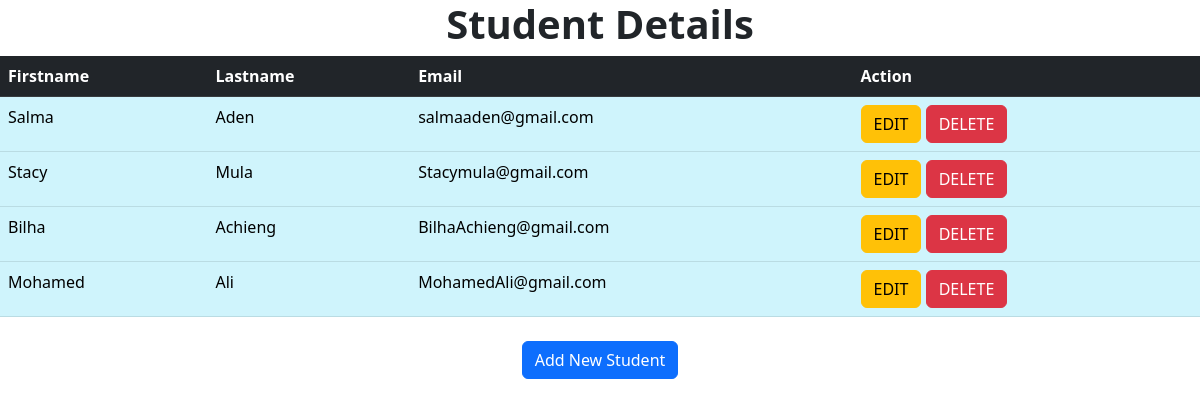
The page /show on the database as committed earlier.
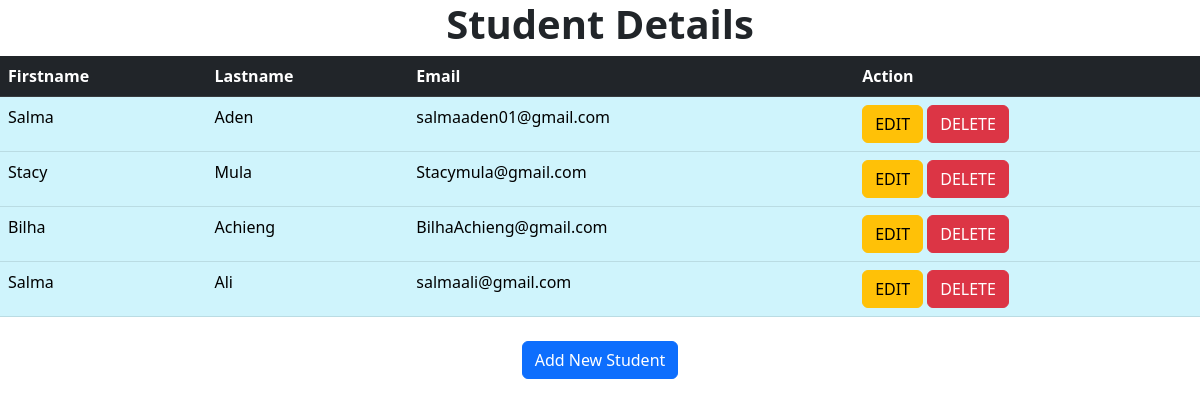
The same page on the database as committed later.
### crud/models.py (models this page shows)
class Student(models.Model):
    firstname = models.CharField(max_length=200)
    lastname = models.CharField(max_length=200)
    email = models.EmailField()
    class Meta:
        db_table = 'student'

### crud/views.py (the view)
# urls.py: path('show', views.show),
def show(request):
    students = Student.objects.all()
    return render(request, 'show.html', {'students': students})

### templates/show.html (shortened to what this page needs)
<!doctype html>
<html lang="en">
<head>
    {% load  static %}
    <link rel="stylesheet" href="{% static 'css/bootstrap.min.css' %}">
</head>
<body>
<h1 style="text-align: center; font-weight: bold">Student Details</h1>
<table class="table table-info" style="margin: 0 auto">
    <thead class="table-dark">
    <tr>
        <th>Firstname</th>
        <th>Lastname</th>
        <th>Email</th>
        <th>Action</th>
    </tr>
    </thead>
    <tbody>
    {% for student in students %}
    <tr>
        <td>{{ student.firstname }}</td>
        <td>{{ student.lastname }}</td>
        <td>{{ student.email }}</td>
        <td>
            <a href="edit/{{ student.id}}" class="btn btn-warning">EDIT</a>
            <a href="delete/{{ student.id}}" class="btn btn-danger">DELETE</a>
        </td>
    </tr>
    {% endfor %}
    </tbody>
</table>
<br>
<center><a href="/index" class="btn btn-primary">Add New Student</a></center>
</body>
</html>

Rows that differ between the two databases and show on the page:
removed Student: firstname "Mohamed", lastname "Ali", email "MohamedAli@gmail.com"
changed Student "Aden": email "salmaaden@gmail.com" → "salmaaden01@gmail.com"
added Student: firstname "Salma", lastname "Ali", email "salmaali@gmail.com"
